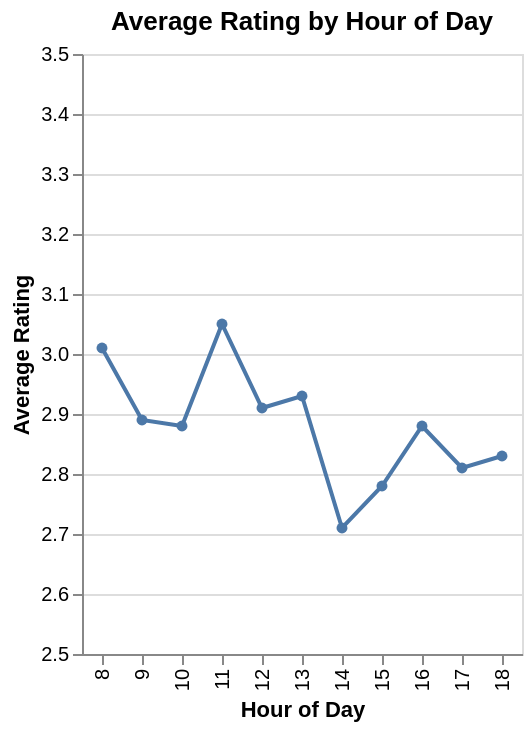

Notebook source saved alongside this figure:
### Code cell
# How does the time of day effect visitor satisfaction?

query = """
SELECT DATE_PART('hour', ko.recorded_at) as hour, ROUND(AVG(b.value+1),2) as average_rating
FROM kiosk_output ko
JOIN button b USING(button_id)
JOIN button_type bt USING(button_type_id)
WHERE bt.name = 'rating'
GROUP BY HOUR
ORDER BY HOUR
;
"""

df = pd.read_sql_query(query, engine)

chart = alt.Chart(df).mark_line(point=True).encode(
    x=alt.X('hour:O', title='Hour of Day'),
    y=alt.Y('average_rating:Q', title='Average Rating', scale=alt.Scale(zero=False, domainMin=2.5, domainMax=3.5)),
).properties(
    title='Average Rating by Hour of Day',
)
# save the chart as a PNG file
chart.save('visualisations/average_rating_by_hour_line_chart.png')
chart

### Figure 1 — Vega-Lite specification as saved in the notebook (floating-point values rounded to 4 significant figures)
{"config": {"view": {"continuousWidth": 300, "continuousHeight": 300}}, "data": {"name": "data-2dbaf7e55c17b12f926cb71c23fd6d79"}, "mark": {"type": "line", "point": true}, "encoding": {"x": {"field": "hour", "title": "Hour of Day", "type": "ordinal"}, "y": {"field": "average_rating", "scale": {"domainMax": 3.5, "domainMin": 2.5, "zero": false}, "title": "Average Rating", "type": "quantitative"}}, "title": "Average Rating by Hour of Day", "$schema": "https://vega.github.io/schema/vega-lite/v6.4.1.json", "datasets": {"data-2dbaf7e55c17b12f926cb71c23fd6d79": [{"hour": 8.0, "average_rating": 3.01}, {"hour": 9.0, "average_rating": 2.89}, {"hour": 10.0, "average_rating": 2.88}, {"hour": 11.0, "average_rating": 3.05}, {"hour": 12.0, "average_rating": 2.91}, {"hour": 13.0, "average_rating": 2.93}, {"hour": 14.0, "average_rating": 2.71}, {"hour": 15.0, "average_rating": 2.78}, {"hour": 16.0, "average_rating": 2.88}, {"hour": 17.0, "average_rating": 2.81}, {"hour": 18.0, "average_rating": 2.83}]}}
